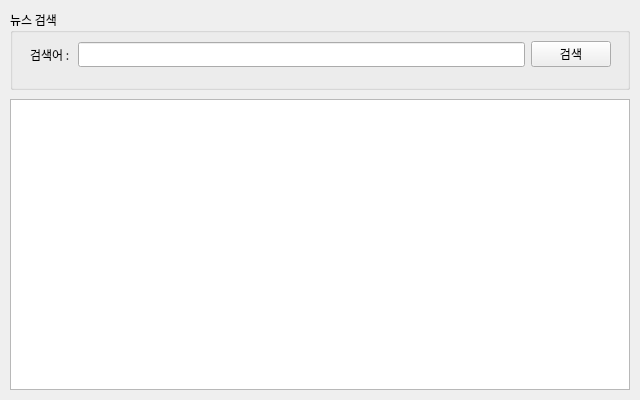
<?xml version="1.0" encoding="UTF-8"?>
<ui version="4.0">
 <class>FrmMain</class>
 <widget class="QWidget" name="FrmMain">
  <property name="geometry">
   <rect>
    <x>0</x>
    <y>0</y>
    <width>640</width>
    <height>400</height>
   </rect>
  </property>
  <property name="sizePolicy">
   <sizepolicy hsizetype="Fixed" vsizetype="Maximum">
    <horstretch>0</horstretch>
    <verstretch>0</verstretch>
   </sizepolicy>
  </property>
  <property name="minimumSize">
   <size>
    <width>640</width>
    <height>400</height>
   </size>
  </property>
  <property name="maximumSize">
   <size>
    <width>640</width>
    <height>400</height>
   </size>
  </property>
  <property name="font">
   <font>
    <family>나눔고딕</family>
   </font>
  </property>
  <property name="windowTitle">
   <string>네이버API뉴스검색앱</string>
  </property>
  <widget class="QWidget" name="verticalLayoutWidget">
   <property name="geometry">
    <rect>
     <x>10</x>
     <y>10</y>
     <width>620</width>
     <height>80</height>
    </rect>
   </property>
   <layout class="QVBoxLayout" name="searchLayout">
    <item>
     <widget class="QGroupBox" name="groupBox">
      <property name="title">
       <string>뉴스 검색</string>
      </property>
      <widget class="QWidget" name="layoutWidget">
       <property name="geometry">
        <rect>
         <x>20</x>
         <y>24</y>
         <width>581</width>
         <height>41</height>
        </rect>
       </property>
       <layout class="QHBoxLayout" name="horizontalLayout">
        <item>
         <widget class="QLabel" name="label">
          <property name="text">
           <string>검색어 : </string>
          </property>
         </widget>
        </item>
        <item>
         <widget class="QLineEdit" name="txtSearch"/>
        </item>
        <item>
         <widget class="QPushButton" name="btnSearch">
          <property name="text">
           <string>검색</string>
          </property>
         </widget>
        </item>
       </layout>
      </widget>
     </widget>
    </item>
   </layout>
  </widget>
  <widget class="QWidget" name="verticalLayoutWidget_2">
   <property name="geometry">
    <rect>
     <x>10</x>
     <y>99</y>
     <width>620</width>
     <height>291</height>
    </rect>
   </property>
   <layout class="QVBoxLayout" name="resultLayout">
    <item>
     <widget class="QTableWidget" name="tblResult">
      <property name="font">
       <font>
        <family>나눔고딕</family>
       </font>
      </property>
     </widget>
    </item>
   </layout>
  </widget>
 </widget>
 <resources/>
 <connections/>
</ui>
